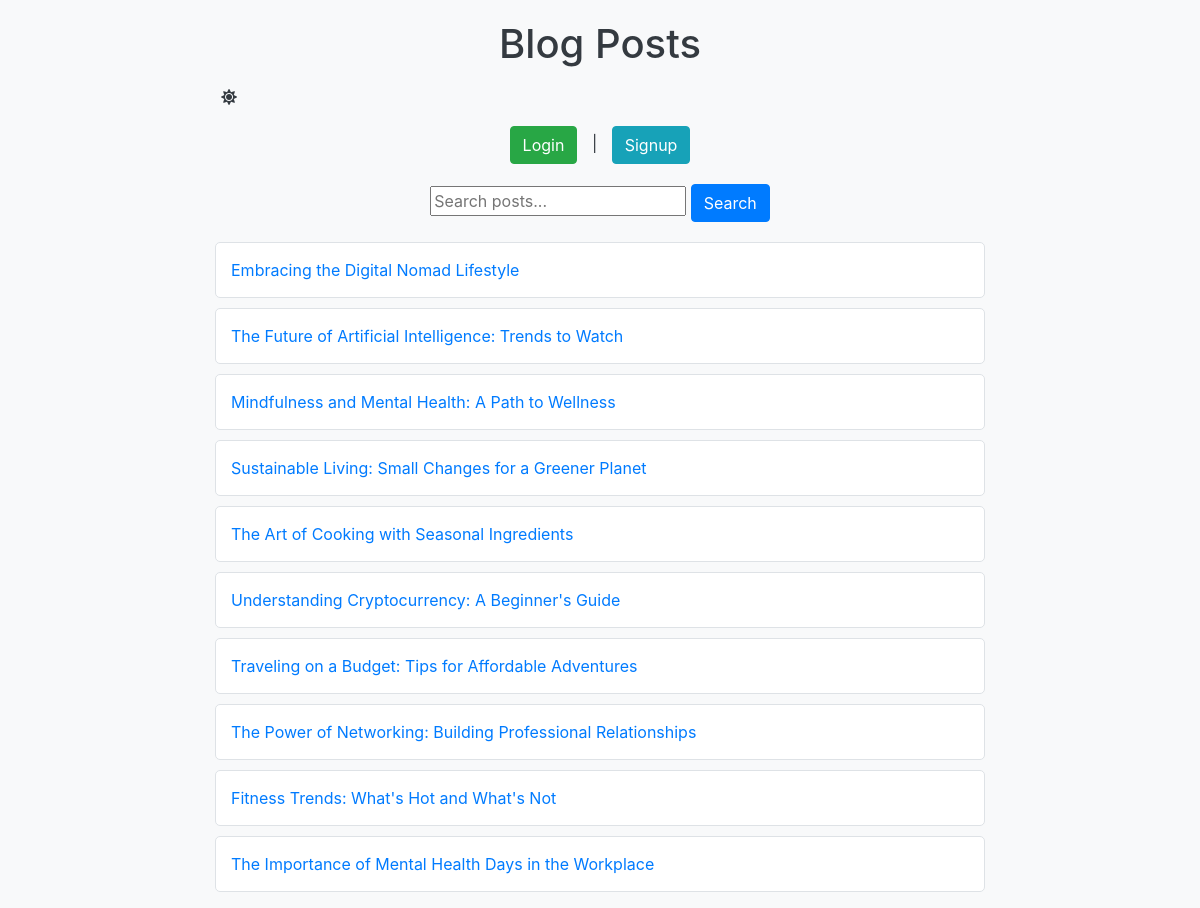
The page / on the database its author committed.
### blog/models.py (models this page shows, shortened)
class Post(models.Model):
    title = models.CharField(max_length=200)
    content = models.TextField()
    author = models.CharField(max_length=100)
    created_at = models.DateTimeField(auto_now_add=True)

### blog/views.py (the view)
# urls.py: path('', post_list, name='post_list'),
def post_list(request):
    query = request.GET.get('q')  # Get the search query from the URL
    if query:
        posts = Post.objects.filter(title__icontains=query)  # Filter posts based on title
    else:
        posts = Post.objects.all()  # Get all posts if no query
    return render(request, 'blog/post_list.html', {'posts': posts})

### blog/templates/blog/post_list.html (shortened to what this page needs)
<!DOCTYPE html>
<html lang="en">
<head>
    <link rel="stylesheet" href="https://maxcdn.bootstrapcdn.com/bootstrap/4.5.2/css/bootstrap.min.css">
    <link rel="stylesheet" href="https://cdnjs.cloudflare.com/ajax/libs/font-awesome/5.15.4/css/all.min.css">
</head>
<body>
    <div class="container">
        <h1>Blog Posts</h1>
        <button class="toggle-btn" id="theme-toggle">
            <i class="fas fa-sun"></i>
        </button>
        {% if user.is_authenticated %}
            <div class="welcome">
                <p>Welcome, {{ user.username }}!</p>
            </div>
            <div class="nav-links">
                <a href="{% url 'create_post' %}" class="btn btn-primary">Add New Post</a> |
                <a href="{% url 'logout' %}" class="btn btn-danger">Logout</a>
            </div>
            <div class="nav-links">
                <form method="get" action="{% url 'post_list' %}">
                    <input type="text" name="q" placeholder="Search posts..." required>
                    <button class="btn btn-primary" type="submit">Search</button>
                </form>
            </div>
        {% else %}
            <div class="nav-links">
                <a href="{% url 'login' %}" class="btn btn-success">Login</a> |
                <a href="{% url 'signup' %}" class="btn btn-info">Signup</a>
            </div>
            <div class="nav-links">
                <form method="get" action="{% url 'post_list' %}">
                    <input type="text" name="q" placeholder="Search posts..." required>
                    <button class="btn btn-primary" type="submit">Search</button>
                </form>
            </div>
        {% endif %}
        <ul class="post-list">
            {% for post in posts %}
                <li>
                    <a href="{% url 'post_detail' post.id %}" style="text-decoration: none; color: #007bff;">{{ post.title }}</a>
                </li>
            {% endfor %}
        </ul>
    </div>
</body>
</html>

### blog/templates/blog/post_list.html (style rules this page uses)
body { transition: background-color 0.5s, color 0.5s; background-color: #f8f9fa; color: #343a40; }
h1 { text-align: center; margin: 20px 0; }
.container { max-width: 800px; margin: 0 auto; }
.post-list { list-style-type: none; padding: 0; }
.post-list li { background: #ffffff; border: 1px solid #dee2e6; border-radius: 5px; padding: 15px; margin: 10px 0; transition: transform 0.2s; }
.nav-links { text-align: center; margin: 20px 0; }
.nav-links a { margin: 0 10px; }
.toggle-btn { cursor: pointer; background-color: transparent; border: none; color: inherit; font-size: 16px; display: flex; align-items: center; }
.toggle-btn i { margin-right: 5px; }

### rows shown on the page
Post: title "Embracing the Digital Nomad Lifestyle"
Post: title "The Future of Artificial Intelligence: Trends to Watch"
Post: title "Mindfulness and Mental Health: A Path to Wellness"
Post: title "Sustainable Living: Small Changes for a Greener Planet"
Post: title "The Art of Cooking with Seasonal Ingredients"
Post: title "Understanding Cryptocurrency: A Beginner's Guide"
Post: title "Traveling on a Budget: Tips for Affordable Adventures"
Post: title "The Power of Networking: Building Professional Relationships"
Post: title "Fitness Trends: What's Hot and What's Not"
Post: title "The Importance of Mental Health Days in the Workplace"
